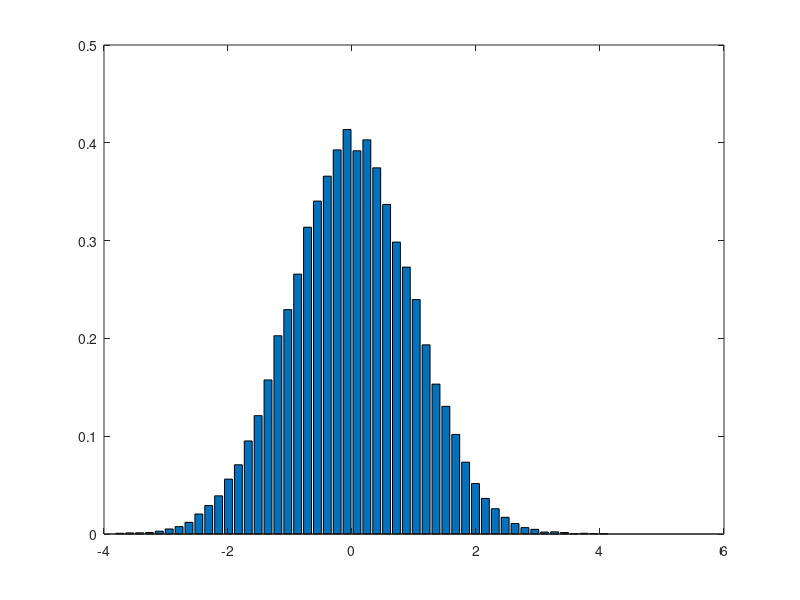
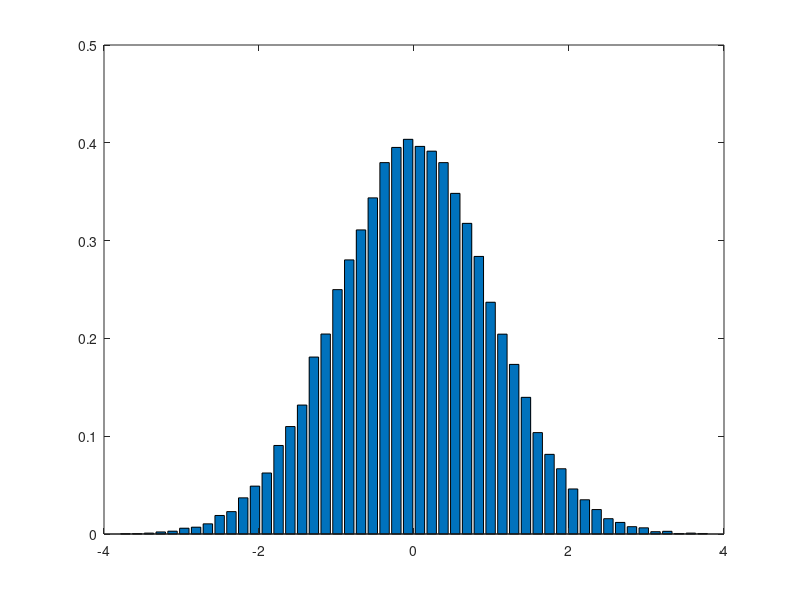
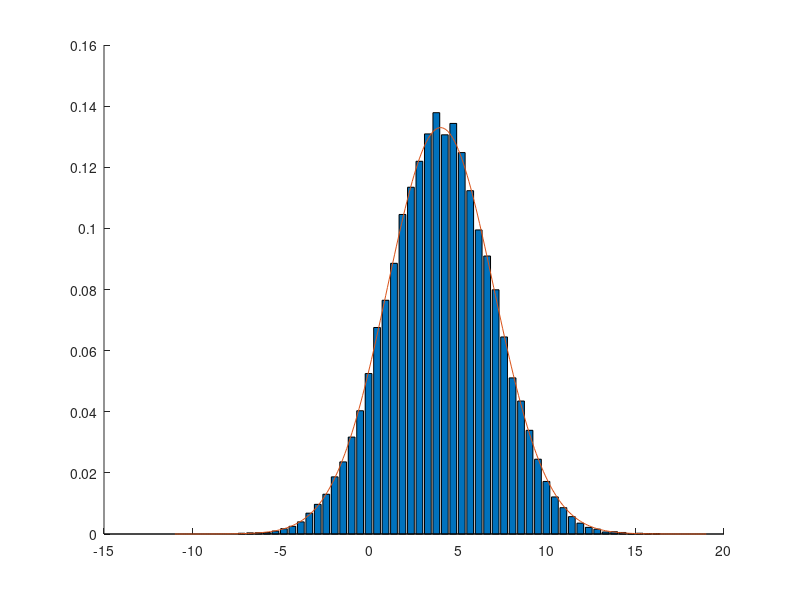

The MATLAB source for these figures, in order:
clear variables;
close all;

% QUESTION 1
n = 50000;
U1 = rand(1,n);
U2 = rand(1,n);
X = sqrt(-2*log(U1)).*cos(2*pi*U2);
Y = sqrt(-2*log(U1)).*sin(2*pi*U2);
[h_empX, xoutX] = hist(X,50);
[h_empY, xoutY] = hist(Y,50);
S_h_empX = trapz(xoutX,h_empX);
h_empX = h_empX./S_h_empX;
S_h_empY = trapz(xoutY,h_empY);
h_empY = h_empY./S_h_empY;
figure(1);
bar(xoutX,h_empX);
figure(2);
bar(xoutY,h_empY);

% QUESTION 2
mu = 4;
sigma = 3;
Z = X*sigma + mu;
[h_empZ, xoutZ] = hist(Z,50);
S_h_empZ = trapz(xoutZ,h_empZ);
h_empZ = h_empZ./S_h_empZ;
x_th = mu-5*sigma:0.1:mu+5*sigma;
f_thZ = (1/(sigma*sqrt(2*pi)))*exp(-(x_th-mu).*(x_th-mu)/(2*sigma*sigma)); 
figure(3); hold on;
bar(xoutZ,h_empZ);
plot(x_th,f_thZ);
E_emp = mean(Z);
sigma_emp = std(Z);